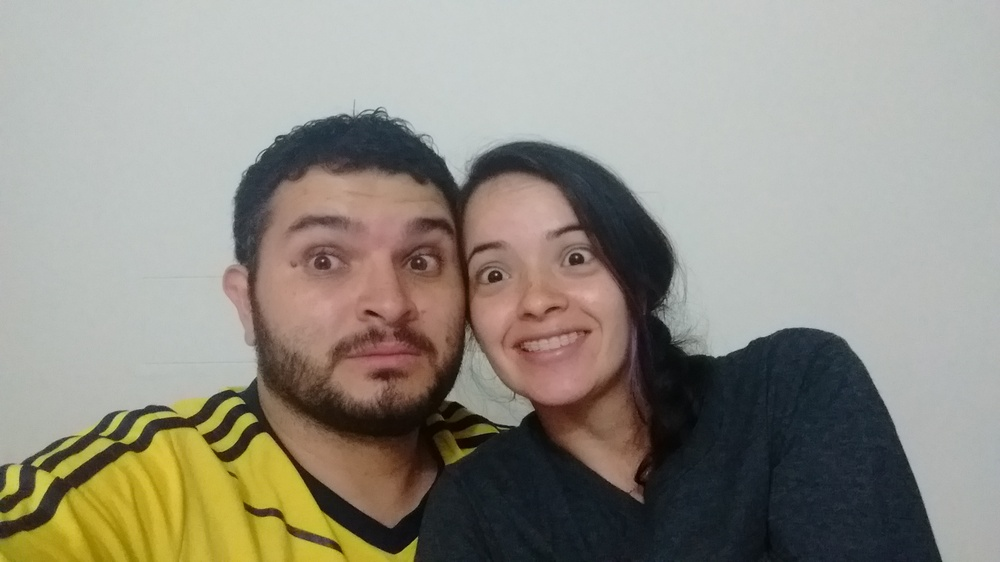
#> input picture miercoles/images/rostros2.jpg, 1000 x 562 px, shrunk from 2560 x 1440 before the run
$ python filtroSobel.py   (older library calls are emulated)
#> lines starting #> are read from the running program, lines starting #| are printed output that depends on the picture
import cv2
import numpy as np
from matplotlib import pyplot as plt

scale = 1
delta = 0
ddepth = cv2.CV_16S

img = cv2.imread('./images/rostros2.jpg')
#> img is the input picture: shape (562, 1000, 3); mean B, G, R 131.6, 142.1, 145.9
#img = cv2.GaussianBlur(img,(3,3),0)
gray = cv2.cvtColor(img,cv2.COLOR_BGR2GRAY)
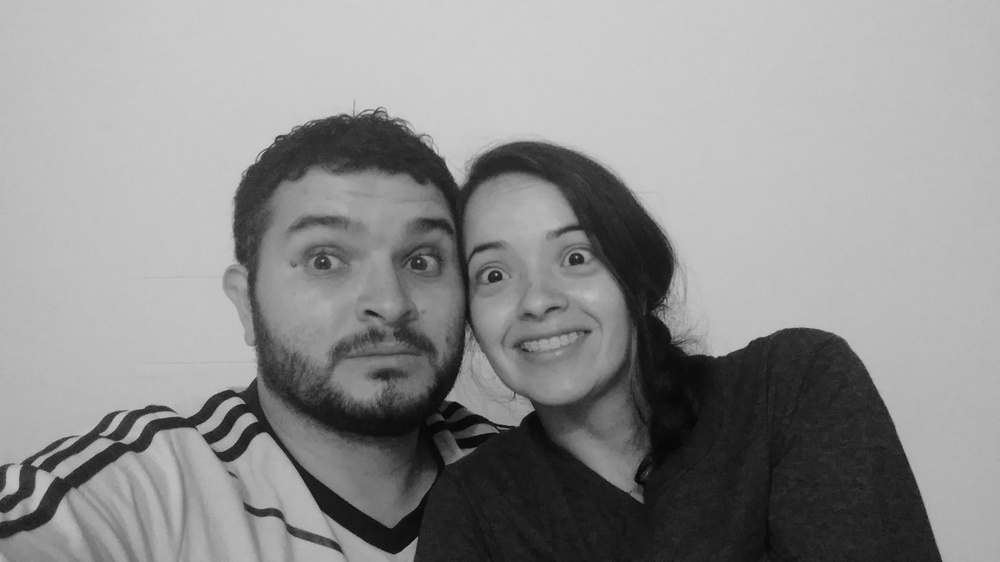
#> gray: shape (562, 1000); min 4, max 209, mean 142.1

# Gradient-X
grad_x = cv2.Sobel(gray,ddepth,1,0,ksize = 3, scale = scale, delta = delta,borderType = cv2.BORDER_DEFAULT)
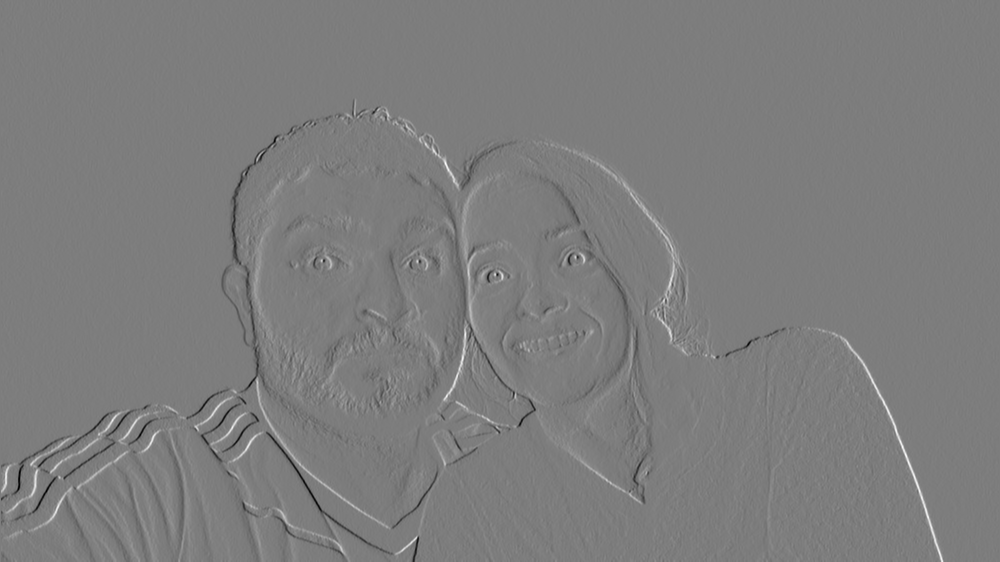
#> grad_x: shape (562, 1000) int16; min -508, max 525, mean 0.1; drawn with min black and max white
#grad_x = cv2.Scharr(gray,ddepth,1,0)

# Gradient-Y
grad_y = cv2.Sobel(gray,ddepth,0,1,ksize = 3, scale = scale, delta = delta, borderType = cv2.BORDER_DEFAULT)
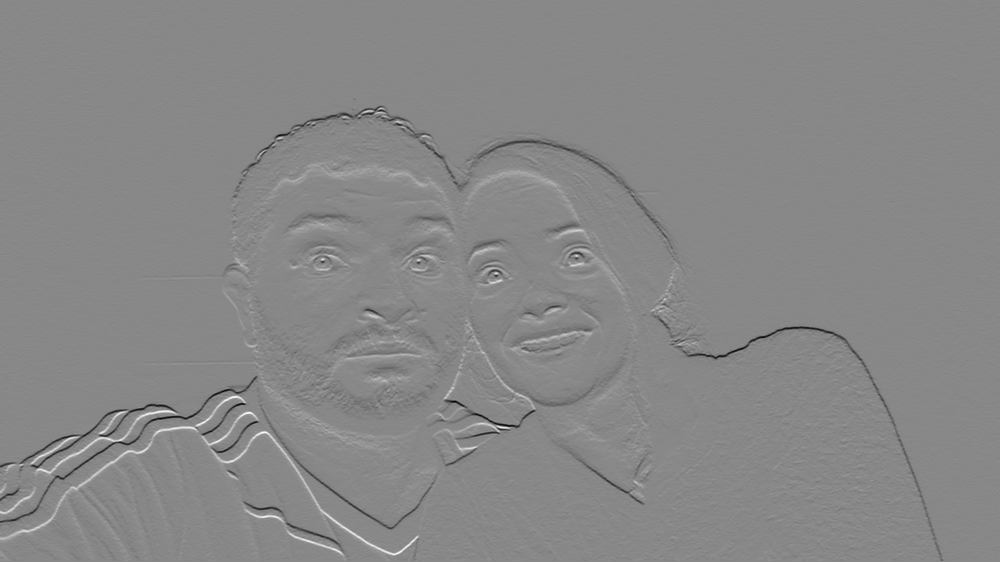
#> grad_y: shape (562, 1000) int16; min -590, max 515, mean -1.6; drawn with min black and max white
#grad_y = cv2.Scharr(gray,ddepth,0,1)

abs_grad_x = cv2.convertScaleAbs(grad_x)   # converting back to uint8
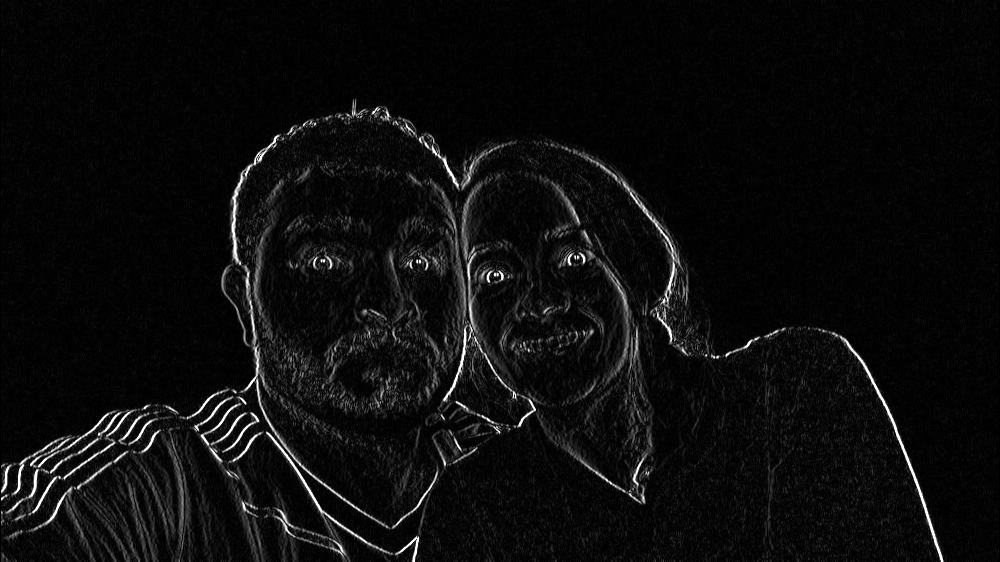
#> abs_grad_x: shape (562, 1000); min 0, max 255, mean 12.5
abs_grad_y = cv2.convertScaleAbs(grad_y)
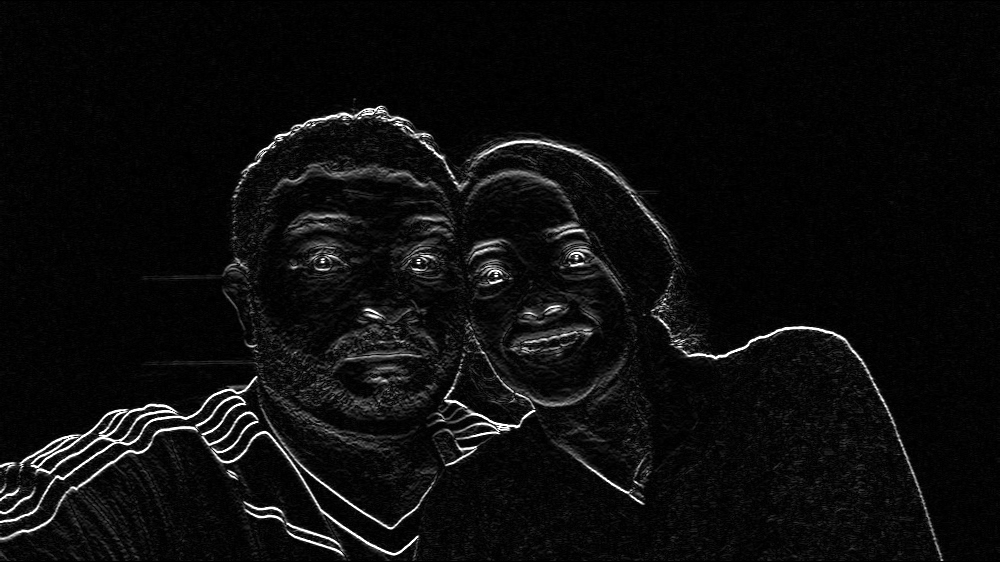
#> abs_grad_y: shape (562, 1000); min 0, max 255, mean 12.6

dst = cv2.addWeighted(abs_grad_x,0.5,abs_grad_y,0.5,0)
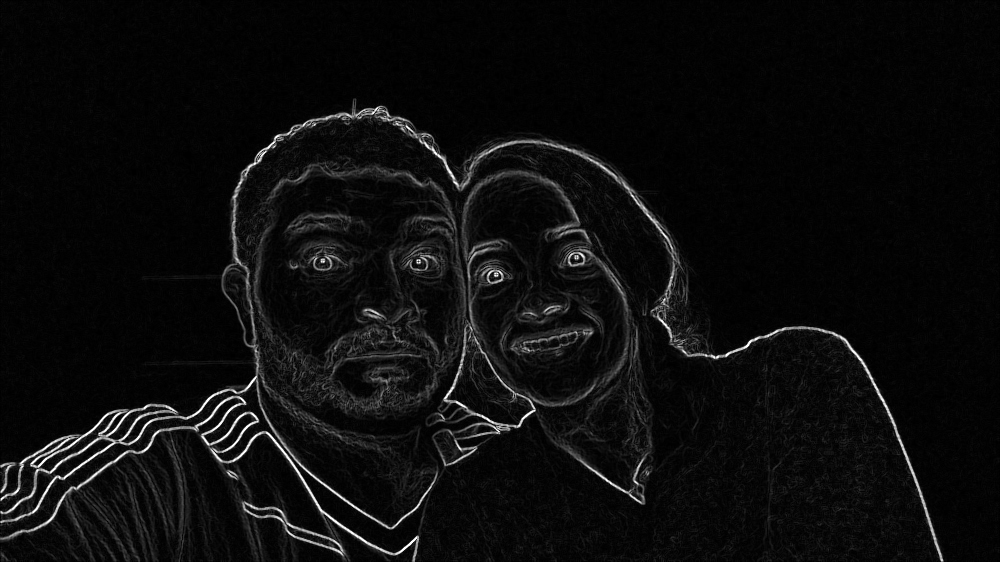
#> dst: shape (562, 1000); min 0, max 255, mean 12.5

plt.gray()
plt.imshow(dst)
plt.show()

$ run again, with miercoles/images/rostros3.jpg copied over miercoles/images/rostros2.jpg
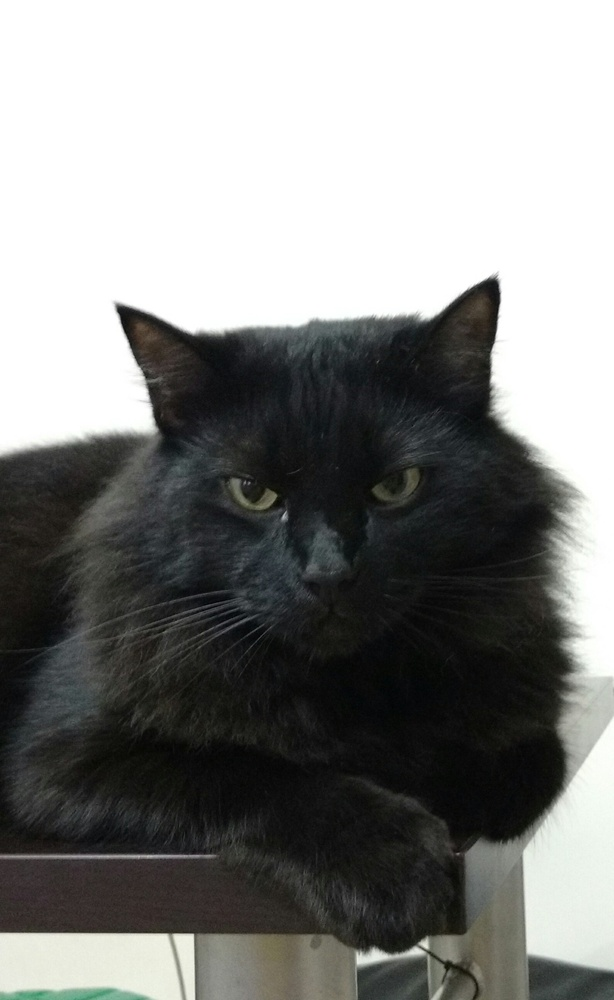
#> input picture miercoles/images/rostros3.jpg, 614 x 1000 px, shrunk from 1590 x 2590 before the run
#> img is the input picture: shape (1000, 614, 3); mean B, G, R 132, 133.8, 133
#> `grad_y = cv2.Sobel(gray,ddepth,0,1,ksize = 3, scale = scale, delta = d..`:
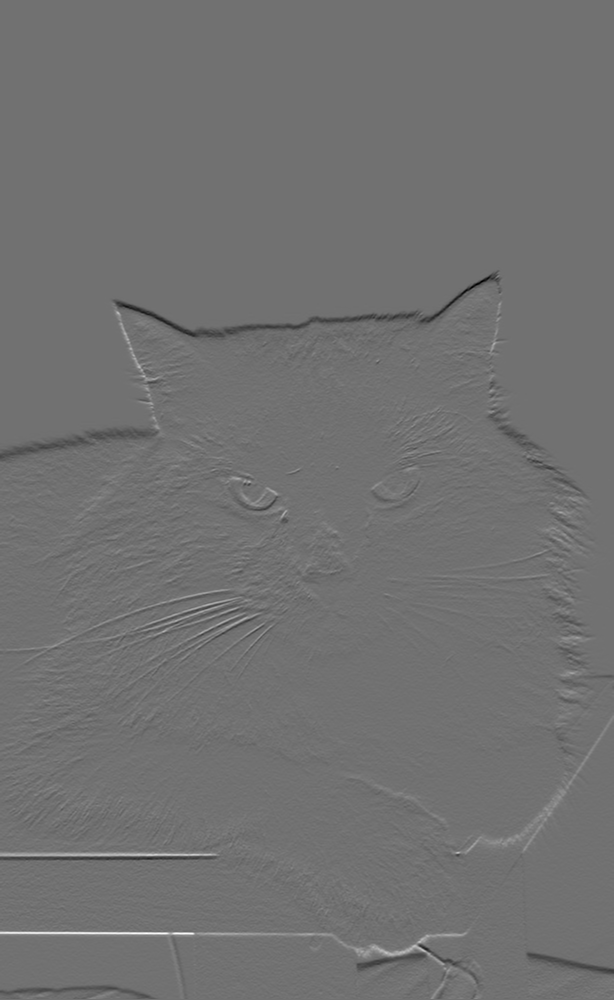
#> grad_y: shape (1000, 614) int16; min -567, max 704, mean -1.1; drawn with min black and max white
#> `dst = cv2.addWeighted(abs_grad_x,0.5,abs_grad_y,0.5,0)`:
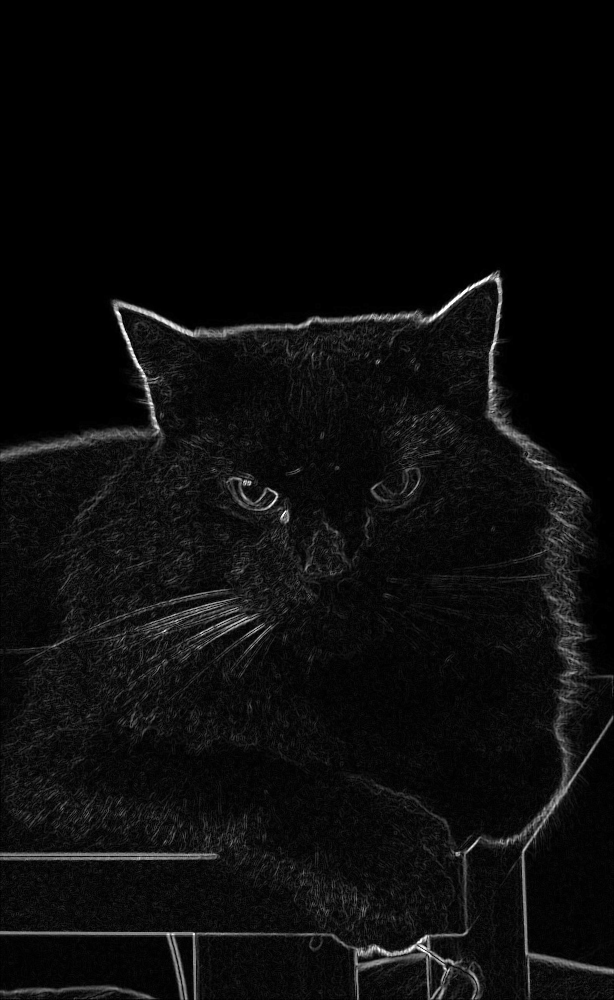
#> dst: shape (1000, 614); min 0, max 255, mean 11.8

$ run again, with miercoles/images/rostros4.jpg copied over miercoles/images/rostros2.jpg
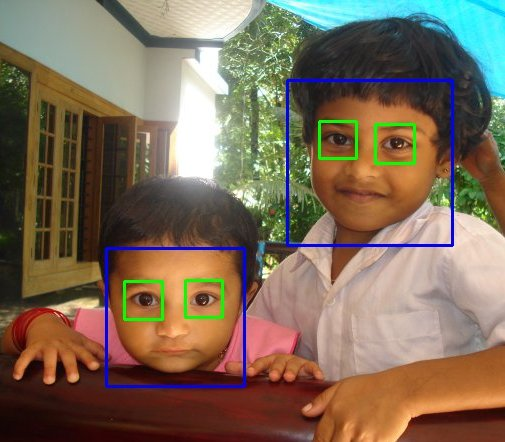
#> input picture miercoles/images/rostros4.jpg, 505 x 442 px
#> img is the input picture: shape (442, 505, 3); mean B, G, R 87.8, 107.3, 125.1
#> `grad_y = cv2.Sobel(gray,ddepth,0,1,ksize = 3, scale = scale, delta = d..`:
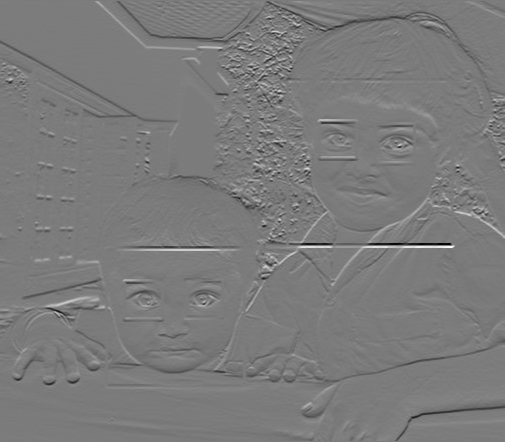
#> grad_y: shape (442, 505) int16; min -751, max 795, mean -2.2; drawn with min black and max white
#> `dst = cv2.addWeighted(abs_grad_x,0.5,abs_grad_y,0.5,0)`:
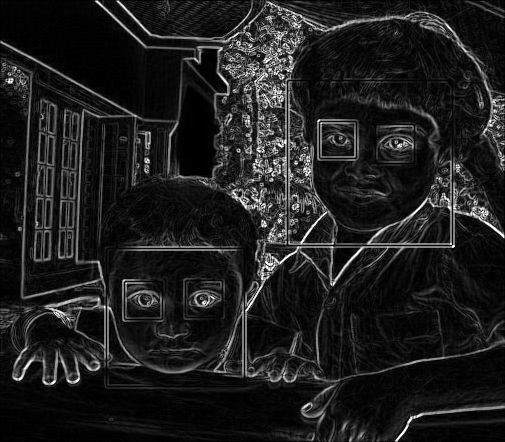
#> dst: shape (442, 505); min 0, max 255, mean 30.4

$ run again, with miercoles/images/rostros1.png saved as miercoles/images/rostros2.jpg
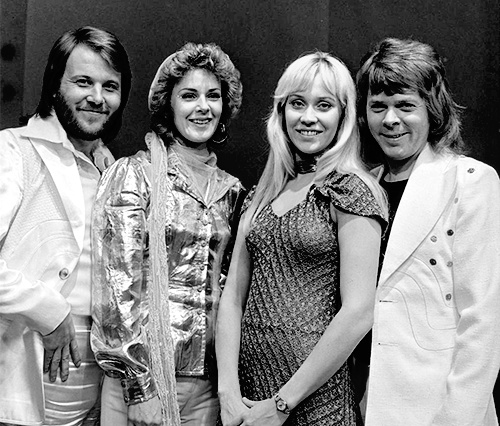
#> input picture miercoles/images/rostros1.png, 500 x 426 px
#> img is the input picture: shape (426, 500, 3); min 0, max 255, mean 130.8
#> `grad_y = cv2.Sobel(gray,ddepth,0,1,ksize = 3, scale = scale, delta = d..`:
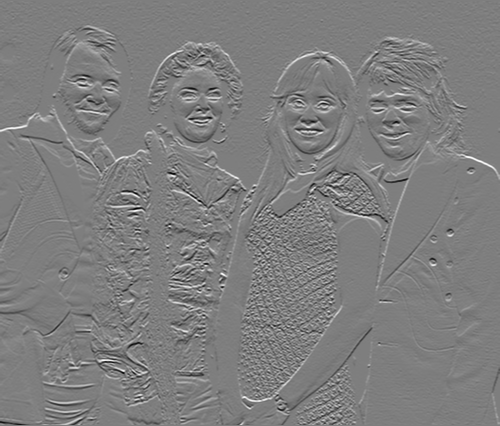
#> grad_y: shape (426, 500) int16; min -959, max 974, mean 1.7; drawn with min black and max white
#> `dst = cv2.addWeighted(abs_grad_x,0.5,abs_grad_y,0.5,0)`:
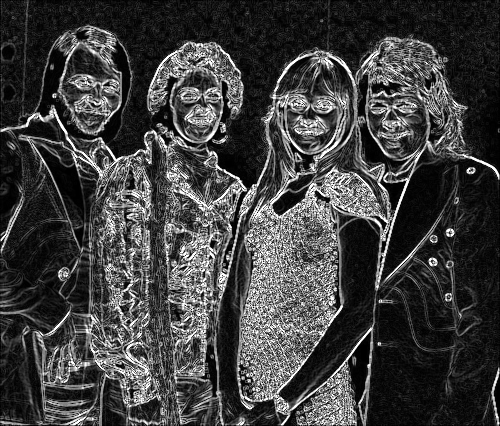
#> dst: shape (426, 500); min 0, max 255, mean 64
